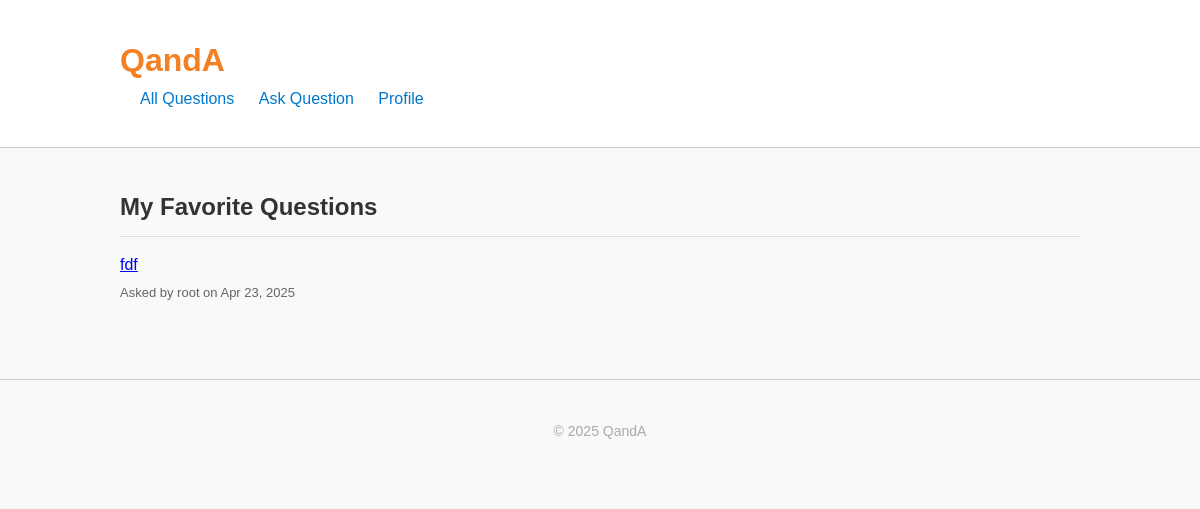
The page /favorites/ (signed in) on the database its author committed.
### forum/models.py (models this page shows, shortened)
class Question(models.Model):
    title = models.CharField(max_length=255)
    content = models.TextField()
    author = models.ForeignKey(User, on_delete=models.CASCADE)
    created_at = models.DateTimeField(auto_now_add=True)
    tags = models.ManyToManyField(Tag, blank=True)
    favorites = models.ManyToManyField(User, related_name='favorite_questions', blank=True)

### forum/views.py (the view)
# urls.py: path('favorites/', views.favorite_questions, name='favorite_questions'),
@login_required
def favorite_questions(request):
    favorites = request.user.favorite_questions.all()
    return render(request, 'forum/favorites.html', {'favorites': favorites})

### forum/templates/forum/favorites.html (shortened to what this page needs)
{% load static %}
<!DOCTYPE html>
<html lang="en">
<head>
    <link rel="stylesheet" href="{% static 'css/style.css' %}">
</head>
<body>
    <header>
        <div class="container">
            <h1><a href="/">QandA</a></h1>
            <nav>
                <a href="/">All Questions</a>
                <a href="{% url 'ask_question' %}">Ask Question</a>
                <a href="{% url 'profile' %}">Profile</a>
            </nav>
        </div>
    </header>
    <main class="container">
        <h2>My Favorite Questions</h2>
        {% for question in favorites %}
            <div class="question-item">
                <div class="summary">
                    <a href="{% url 'question_detail' question.id %}">{{ question.title }}</a>
                    <div class="meta">Asked by {{ question.author.username }} on {{ question.created_at|date:"M d, Y" }}</div>
                </div>
            </div>
        {% empty %}
            <p>You haven't added any favorite questions yet.</p>
        {% endfor %}
    </main>
    <footer>
        <div class="container">
            <p>&copy; 2025 QandA</p>
        </div>
    </footer>
</body>
</html>

### forum/static/css/style.css (style rules this page uses)
:root { color-scheme: light; }
body, h1, h2, h3, p, ul, li, a, input, textarea, button { margin: 0; padding: 0; box-sizing: border-box; font-family: Arial, sans-serif; }
body { background-color: #f8f9f9; color: #2d2d2d; line-height: 1.6; }
.container { width: 90%; max-width: 960px; margin: auto; padding: 20px 0; }
header { background-color: #ffffff; border-bottom: 1px solid #ccc; padding: 15px 0; }
header h1 a { text-decoration: none; color: #f48024; }
nav a { margin-left: 20px; text-decoration: none; color: #0077cc; }
main h2, main h3 { margin: 20px 0 10px; color: #333; }
.question-item, .answer-item { display: flex; border-top: 1px solid #ddd; padding: 15px 0; }
.summary, .answer-content { flex: 1; }
.meta, .answer-meta, .question-meta { font-size: 13px; color: #666; margin-top: 5px; }
footer { margin-top: 40px; text-align: center; font-size: 14px; color: #aaa; border-top: 1px solid #ccc; padding: 20px 0; background: #f8f9f9; }

### rows shown on the page
Question: title "fdf", author.username "root", created_at "Apr 23, 2025"
